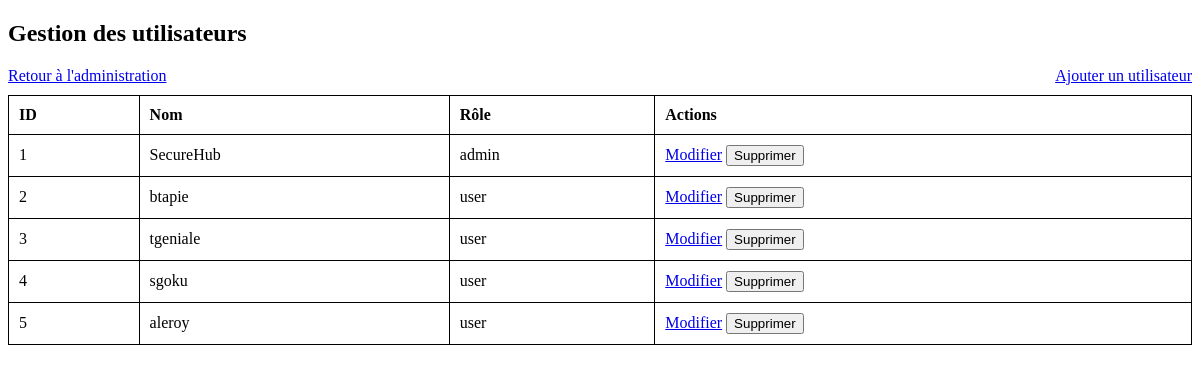
/admin/users (signed in), run on an earlier commit of the app's database.
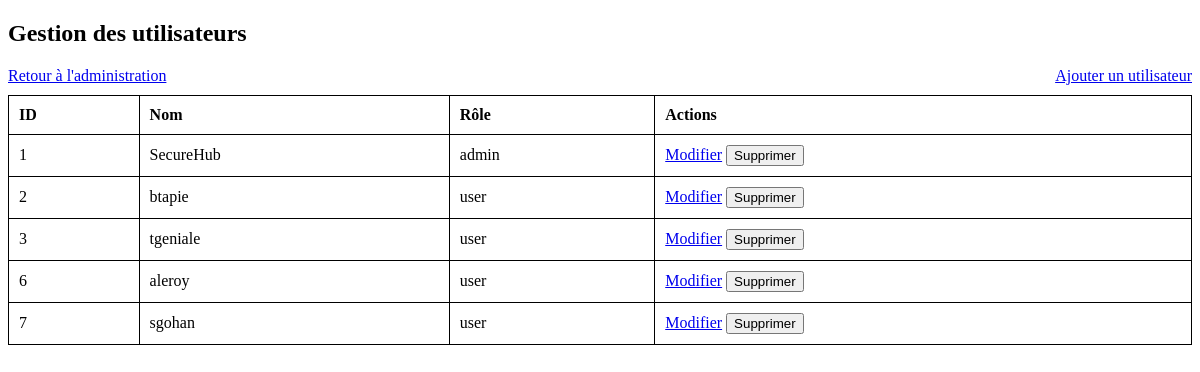
And on a later commit of the database.
### tables this page shows
CREATE TABLE users (
        id INTEGER PRIMARY KEY, 
        name VARCHAR(255) NOT NULL UNIQUE,
        fullname VARCHAR(255) NOT NULL,
        password VARCHAR(255) NOT NULL,
        role VARCHAR(50) NOT NULL DEFAULT 'user',
        is_password_changed BOOLEAN NOT NULL DEFAULT 0
    );

### Backend/app.py (the view)
@app.route('/admin/users', methods=['GET'])
def admin_users():
    if 'role' not in session or session['role'] != 'admin':
        flash("Accès interdit.", 'error')
        return redirect(url_for('login'))
    users = get_all_users()
    return render_template('admin_users_table.html', users=users)

### Backend/database.py (called while the page is built)
def get_all_users():
    with db.connect() as conn:
        result = conn.execute(text("SELECT * FROM users")).fetchall()
        return [dict(row) for row in result]

### Frontend/templates/admin_users_table.html (shortened to what this page needs)
<!DOCTYPE html>
<html lang="fr">
<head>
    <link rel="stylesheet" href="/static/css/styles_admin_table.css">
</head>
<body>
    <h2>Gestion des utilisateurs</h2>
    <a href="/admin" class="btn-back">Retour à l'administration</a>
    <a href="/admin/users/add" class="btn-add">Ajouter un utilisateur</a>
    <table>
        <thead>
            <tr>
                <th>ID</th>
                <th>Nom</th>
                <th>Rôle</th>
                <th>Actions</th>
            </tr>
        </thead>
        <tbody>
            {% for user in users %}
            <tr>
                <td>{{ user.id }}</td>
                <td>{{ user.name }}</td>
                <td>{{ user.role }}</td>
                <td>
                    <a href="/admin/users/edit/{{ user.id }}">Modifier</a>
                    <form action="/admin/users/delete/{{ user.id }}" method="post" style="display:inline;">
                        <button type="submit" class="btn-delete" onclick="return confirm('Êtes-vous sûr de vouloir supprimer cet utilisateur ?');">Supprimer</button>
                    </form>
                </td>
            </tr>
            {% endfor %}
        </tbody>
    </table>
</body>
</html>

### Frontend/static/css/styles_admin_table.css (style rules this page uses)
table { width: 100%; border-collapse: collapse; }
table, th, td { border: 1px solid black; }
th, td { padding: 10px; text-align: left; }
.btn-add { float: right; margin-bottom: 10px; }

What changed in the data, as far as the page shows it:
removed users: id "4", name "sgoku", role "user"
removed users: id "5", name "aleroy", role "user"
added users: id "6", name "aleroy", role "user"
added users: id "7", name "sgohan", role "user"
